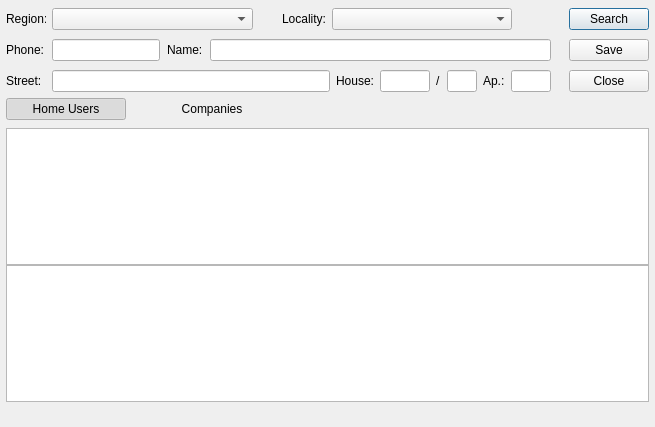
<?xml version="1.0" encoding="UTF-8"?>
<ui version="4.0">
 <class>MainWindow</class>
 <widget class="QMainWindow" name="MainWindow">
  <property name="geometry">
   <rect>
    <x>0</x>
    <y>0</y>
    <width>655</width>
    <height>427</height>
   </rect>
  </property>
  <property name="windowTitle">
   <string>z1188  –  Phone Book of Moldova</string>
  </property>
  <property name="windowIcon">
   <iconset resource="resources.qrc">
    <normaloff>:/icons/appicon.ico</normaloff>:/icons/appicon.ico</iconset>
  </property>
  <property name="styleSheet">
   <string notr="true">#settingsButton {
    background: none;
border:none;
    image: url(:/icons/settings_icon.png);
    margin:0;
    padding:0;
outline:0;

}
#settingsButton:hover {
    background: none;
    image: url(:/icons/settings_icon_hover.png);
}
#settingsButton:pressed{
    margin-top:1px;
}

</string>
  </property>
  <widget class="QWidget" name="centralWidget">
   <layout class="QVBoxLayout" name="verticalLayout_3">
    <property name="spacing">
     <number>0</number>
    </property>
    <property name="leftMargin">
     <number>6</number>
    </property>
    <property name="topMargin">
     <number>6</number>
    </property>
    <property name="rightMargin">
     <number>6</number>
    </property>
    <property name="bottomMargin">
     <number>2</number>
    </property>
    <item>
     <layout class="QHBoxLayout" name="horizontalLayout_3">
      <property name="spacing">
       <number>18</number>
      </property>
      <property name="topMargin">
       <number>2</number>
      </property>
      <property name="bottomMargin">
       <number>0</number>
      </property>
      <item>
       <layout class="QVBoxLayout" name="verticalLayout_2">
        <property name="spacing">
         <number>9</number>
        </property>
        <item>
         <layout class="QHBoxLayout" name="horizontalLayout_4">
          <property name="spacing">
           <number>6</number>
          </property>
          <item>
           <widget class="QLabel" name="regionLabel">
            <property name="sizePolicy">
             <sizepolicy hsizetype="Fixed" vsizetype="Preferred">
              <horstretch>0</horstretch>
              <verstretch>0</verstretch>
             </sizepolicy>
            </property>
            <property name="minimumSize">
             <size>
              <width>40</width>
              <height>0</height>
             </size>
            </property>
            <property name="text">
             <string>Region:</string>
            </property>
           </widget>
          </item>
          <item>
           <widget class="QComboBox" name="regionCombo">
            <property name="sizePolicy">
             <sizepolicy hsizetype="Preferred" vsizetype="Preferred">
              <horstretch>0</horstretch>
              <verstretch>0</verstretch>
             </sizepolicy>
            </property>
            <property name="minimumSize">
             <size>
              <width>201</width>
              <height>0</height>
             </size>
            </property>
           </widget>
          </item>
          <item>
           <spacer name="horizontalSpacer_2">
            <property name="orientation">
             <enum>Qt::Horizontal</enum>
            </property>
            <property name="sizeType">
             <enum>QSizePolicy::Fixed</enum>
            </property>
            <property name="sizeHint" stdset="0">
             <size>
              <width>23</width>
              <height>20</height>
             </size>
            </property>
           </spacer>
          </item>
          <item>
           <widget class="QLabel" name="localityLabel">
            <property name="sizePolicy">
             <sizepolicy hsizetype="Fixed" vsizetype="Preferred">
              <horstretch>0</horstretch>
              <verstretch>0</verstretch>
             </sizepolicy>
            </property>
            <property name="text">
             <string>Locality:</string>
            </property>
           </widget>
          </item>
          <item>
           <widget class="QComboBox" name="locationCombo">
            <property name="sizePolicy">
             <sizepolicy hsizetype="Preferred" vsizetype="Preferred">
              <horstretch>0</horstretch>
              <verstretch>0</verstretch>
             </sizepolicy>
            </property>
            <property name="minimumSize">
             <size>
              <width>180</width>
              <height>0</height>
             </size>
            </property>
           </widget>
          </item>
          <item>
           <spacer name="horizontalSpacer">
            <property name="orientation">
             <enum>Qt::Horizontal</enum>
            </property>
            <property name="sizeType">
             <enum>QSizePolicy::Preferred</enum>
            </property>
            <property name="sizeHint" stdset="0">
             <size>
              <width>40</width>
              <height>20</height>
             </size>
            </property>
           </spacer>
          </item>
          <item>
           <widget class="QLabel" name="animationLabel">
            <property name="sizePolicy">
             <sizepolicy hsizetype="Fixed" vsizetype="Fixed">
              <horstretch>0</horstretch>
              <verstretch>0</verstretch>
             </sizepolicy>
            </property>
            <property name="minimumSize">
             <size>
              <width>16</width>
              <height>16</height>
             </size>
            </property>
            <property name="maximumSize">
             <size>
              <width>16</width>
              <height>16</height>
             </size>
            </property>
            <property name="text">
             <string/>
            </property>
           </widget>
          </item>
         </layout>
        </item>
        <item>
         <layout class="QHBoxLayout" name="horizontalLayout">
          <item>
           <widget class="QLabel" name="phoneLabel">
            <property name="minimumSize">
             <size>
              <width>40</width>
              <height>0</height>
             </size>
            </property>
            <property name="text">
             <string>Phone:</string>
            </property>
           </widget>
          </item>
          <item>
           <widget class="QLineEdit" name="phoneEdit">
            <property name="sizePolicy">
             <sizepolicy hsizetype="Preferred" vsizetype="Fixed">
              <horstretch>0</horstretch>
              <verstretch>0</verstretch>
             </sizepolicy>
            </property>
            <property name="minimumSize">
             <size>
              <width>0</width>
              <height>22</height>
             </size>
            </property>
            <property name="sizeIncrement">
             <size>
              <width>0</width>
              <height>0</height>
             </size>
            </property>
            <property name="baseSize">
             <size>
              <width>0</width>
              <height>0</height>
             </size>
            </property>
           </widget>
          </item>
          <item>
           <spacer name="horizontalSpacer_3">
            <property name="orientation">
             <enum>Qt::Horizontal</enum>
            </property>
            <property name="sizeType">
             <enum>QSizePolicy::Fixed</enum>
            </property>
            <property name="sizeHint" stdset="0">
             <size>
              <width>1</width>
              <height>20</height>
             </size>
            </property>
           </spacer>
          </item>
          <item>
           <widget class="QLabel" name="nameLabel">
            <property name="sizePolicy">
             <sizepolicy hsizetype="Preferred" vsizetype="Preferred">
              <horstretch>0</horstretch>
              <verstretch>0</verstretch>
             </sizepolicy>
            </property>
            <property name="text">
             <string>Name:</string>
            </property>
           </widget>
          </item>
          <item>
           <spacer name="horizontalSpacer_4">
            <property name="orientation">
             <enum>Qt::Horizontal</enum>
            </property>
            <property name="sizeType">
             <enum>QSizePolicy::Fixed</enum>
            </property>
            <property name="sizeHint" stdset="0">
             <size>
              <width>1</width>
              <height>20</height>
             </size>
            </property>
           </spacer>
          </item>
          <item>
           <widget class="QLineEdit" name="nameEdit">
            <property name="minimumSize">
             <size>
              <width>0</width>
              <height>22</height>
             </size>
            </property>
           </widget>
          </item>
         </layout>
        </item>
        <item>
         <layout class="QHBoxLayout" name="horizontalLayout_2">
          <item>
           <widget class="QLabel" name="streetLabel">
            <property name="minimumSize">
             <size>
              <width>40</width>
              <height>0</height>
             </size>
            </property>
            <property name="text">
             <string>Street:</string>
            </property>
           </widget>
          </item>
          <item>
           <widget class="QLineEdit" name="streetEdit">
            <property name="minimumSize">
             <size>
              <width>0</width>
              <height>22</height>
             </size>
            </property>
           </widget>
          </item>
          <item>
           <widget class="QLabel" name="houseLabel">
            <property name="text">
             <string>House:</string>
            </property>
           </widget>
          </item>
          <item>
           <widget class="QLineEdit" name="houseEdit">
            <property name="minimumSize">
             <size>
              <width>0</width>
              <height>22</height>
             </size>
            </property>
            <property name="maximumSize">
             <size>
              <width>50</width>
              <height>16777215</height>
             </size>
            </property>
           </widget>
          </item>
          <item>
           <widget class="QLabel" name="houseBlockSeparatorLabel">
            <property name="text">
             <string>/</string>
            </property>
           </widget>
          </item>
          <item>
           <widget class="QLineEdit" name="houseBlockEdit">
            <property name="sizePolicy">
             <sizepolicy hsizetype="Maximum" vsizetype="Fixed">
              <horstretch>1</horstretch>
              <verstretch>0</verstretch>
             </sizepolicy>
            </property>
            <property name="minimumSize">
             <size>
              <width>0</width>
              <height>22</height>
             </size>
            </property>
            <property name="maximumSize">
             <size>
              <width>30</width>
              <height>16777215</height>
             </size>
            </property>
           </widget>
          </item>
          <item>
           <widget class="QLabel" name="apartmentLabel">
            <property name="text">
             <string>Ap.:</string>
            </property>
           </widget>
          </item>
          <item>
           <widget class="QLineEdit" name="apartmentEdit">
            <property name="sizePolicy">
             <sizepolicy hsizetype="Fixed" vsizetype="Fixed">
              <horstretch>0</horstretch>
              <verstretch>0</verstretch>
             </sizepolicy>
            </property>
            <property name="minimumSize">
             <size>
              <width>0</width>
              <height>22</height>
             </size>
            </property>
            <property name="maximumSize">
             <size>
              <width>40</width>
              <height>16777215</height>
             </size>
            </property>
            <property name="baseSize">
             <size>
              <width>0</width>
              <height>0</height>
             </size>
            </property>
           </widget>
          </item>
         </layout>
        </item>
       </layout>
      </item>
      <item>
       <layout class="QVBoxLayout" name="verticalLayout">
        <property name="spacing">
         <number>9</number>
        </property>
        <item>
         <widget class="QPushButton" name="searchButton">
          <property name="cursor">
           <cursorShape>PointingHandCursor</cursorShape>
          </property>
          <property name="text">
           <string>Search</string>
          </property>
          <property name="autoDefault">
           <bool>true</bool>
          </property>
          <property name="default">
           <bool>true</bool>
          </property>
         </widget>
        </item>
        <item>
         <widget class="QPushButton" name="saveButton">
          <property name="cursor">
           <cursorShape>PointingHandCursor</cursorShape>
          </property>
          <property name="text">
           <string>Save</string>
          </property>
         </widget>
        </item>
        <item>
         <widget class="QPushButton" name="closeButton">
          <property name="cursor">
           <cursorShape>PointingHandCursor</cursorShape>
          </property>
          <property name="text">
           <string>Close</string>
          </property>
         </widget>
        </item>
       </layout>
      </item>
     </layout>
    </item>
    <item>
     <layout class="QHBoxLayout" name="horizontalLayout_5">
      <property name="topMargin">
       <number>6</number>
      </property>
      <property name="bottomMargin">
       <number>8</number>
      </property>
      <item>
       <widget class="QPushButton" name="homeUsersButton">
        <property name="sizePolicy">
         <sizepolicy hsizetype="Preferred" vsizetype="Preferred">
          <horstretch>0</horstretch>
          <verstretch>0</verstretch>
         </sizepolicy>
        </property>
        <property name="minimumSize">
         <size>
          <width>120</width>
          <height>0</height>
         </size>
        </property>
        <property name="cursor">
         <cursorShape>PointingHandCursor</cursorShape>
        </property>
        <property name="text">
         <string>Home Users</string>
        </property>
        <property name="checkable">
         <bool>true</bool>
        </property>
        <property name="checked">
         <bool>true</bool>
        </property>
        <property name="flat">
         <bool>true</bool>
        </property>
       </widget>
      </item>
      <item>
       <widget class="QPushButton" name="companiesButton">
        <property name="sizePolicy">
         <sizepolicy hsizetype="Preferred" vsizetype="Fixed">
          <horstretch>0</horstretch>
          <verstretch>0</verstretch>
         </sizepolicy>
        </property>
        <property name="minimumSize">
         <size>
          <width>160</width>
          <height>0</height>
         </size>
        </property>
        <property name="cursor">
         <cursorShape>PointingHandCursor</cursorShape>
        </property>
        <property name="text">
         <string>Companies</string>
        </property>
        <property name="checkable">
         <bool>true</bool>
        </property>
        <property name="flat">
         <bool>true</bool>
        </property>
       </widget>
      </item>
      <item>
       <spacer name="horizontalSpacer_5">
        <property name="orientation">
         <enum>Qt::Horizontal</enum>
        </property>
        <property name="sizeHint" stdset="0">
         <size>
          <width>40</width>
          <height>20</height>
         </size>
        </property>
       </spacer>
      </item>
     </layout>
    </item>
    <item>
     <widget class="MyTreeView" name="homeUsersTable"/>
    </item>
    <item>
     <widget class="MyTreeView" name="companiesTable"/>
    </item>
    <item>
     <layout class="QHBoxLayout" name="horizontalLayout_6">
      <property name="topMargin">
       <number>3</number>
      </property>
      <item>
       <layout class="QFormLayout" name="formLayout"/>
      </item>
      <item>
       <widget class="QLabel" name="label">
        <property name="text">
         <string/>
        </property>
       </widget>
      </item>
      <item>
       <spacer name="horizontalSpacer_6">
        <property name="orientation">
         <enum>Qt::Horizontal</enum>
        </property>
        <property name="sizeHint" stdset="0">
         <size>
          <width>40</width>
          <height>20</height>
         </size>
        </property>
       </spacer>
      </item>
      <item>
       <widget class="QPushButton" name="settingsButton">
        <property name="minimumSize">
         <size>
          <width>16</width>
          <height>16</height>
         </size>
        </property>
        <property name="maximumSize">
         <size>
          <width>17</width>
          <height>17</height>
         </size>
        </property>
        <property name="cursor">
         <cursorShape>PointingHandCursor</cursorShape>
        </property>
        <property name="toolTip">
         <string>Settings</string>
        </property>
        <property name="styleSheet">
         <string notr="true"/>
        </property>
        <property name="text">
         <string/>
        </property>
       </widget>
      </item>
     </layout>
    </item>
   </layout>
  </widget>
 </widget>
 <layoutdefault spacing="6" margin="11"/>
 <customwidgets>
  <customwidget>
   <class>MyTreeView</class>
   <extends>QTreeView</extends>
   <header>MyTreeView.h</header>
  </customwidget>
 </customwidgets>
 <resources>
  <include location="resources.qrc"/>
 </resources>
 <connections>
  <connection>
   <sender>closeButton</sender>
   <signal>clicked()</signal>
   <receiver>MainWindow</receiver>
   <slot>close()</slot>
   <hints>
    <hint type="sourcelabel">
     <x>606</x>
     <y>80</y>
    </hint>
    <hint type="destinationlabel">
     <x>327</x>
     <y>213</y>
    </hint>
   </hints>
  </connection>
 </connections>
</ui>
